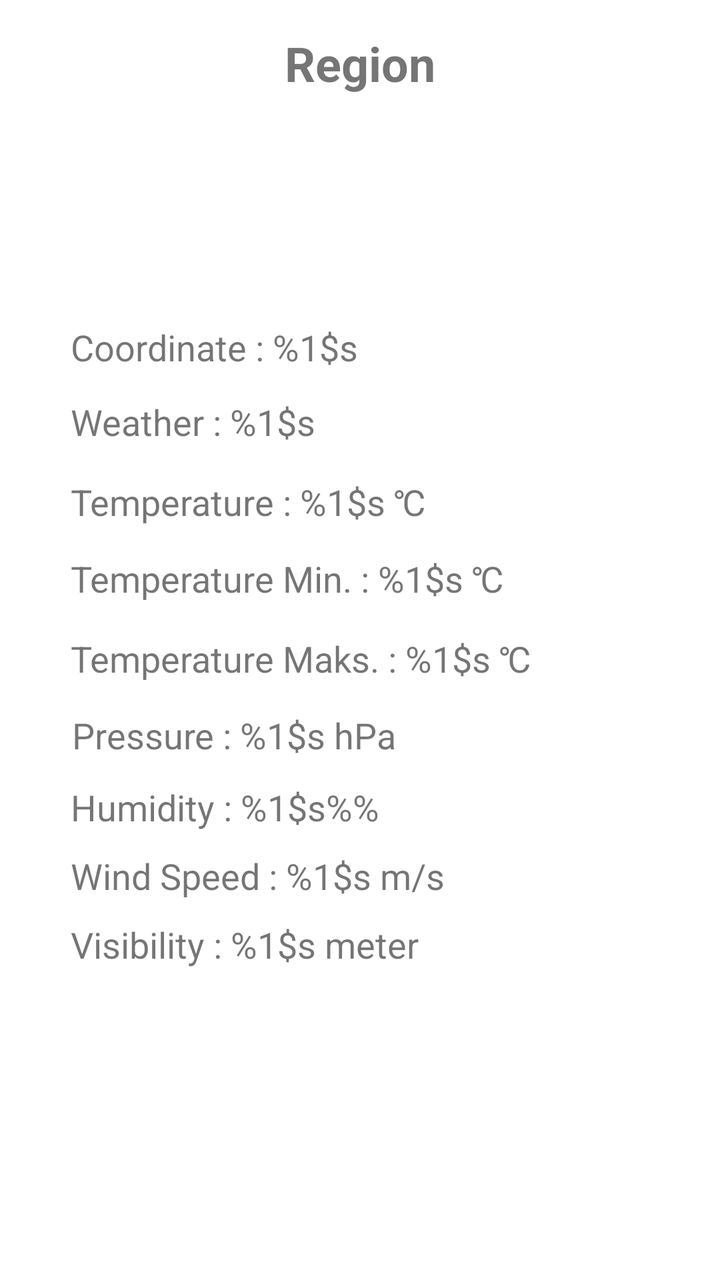
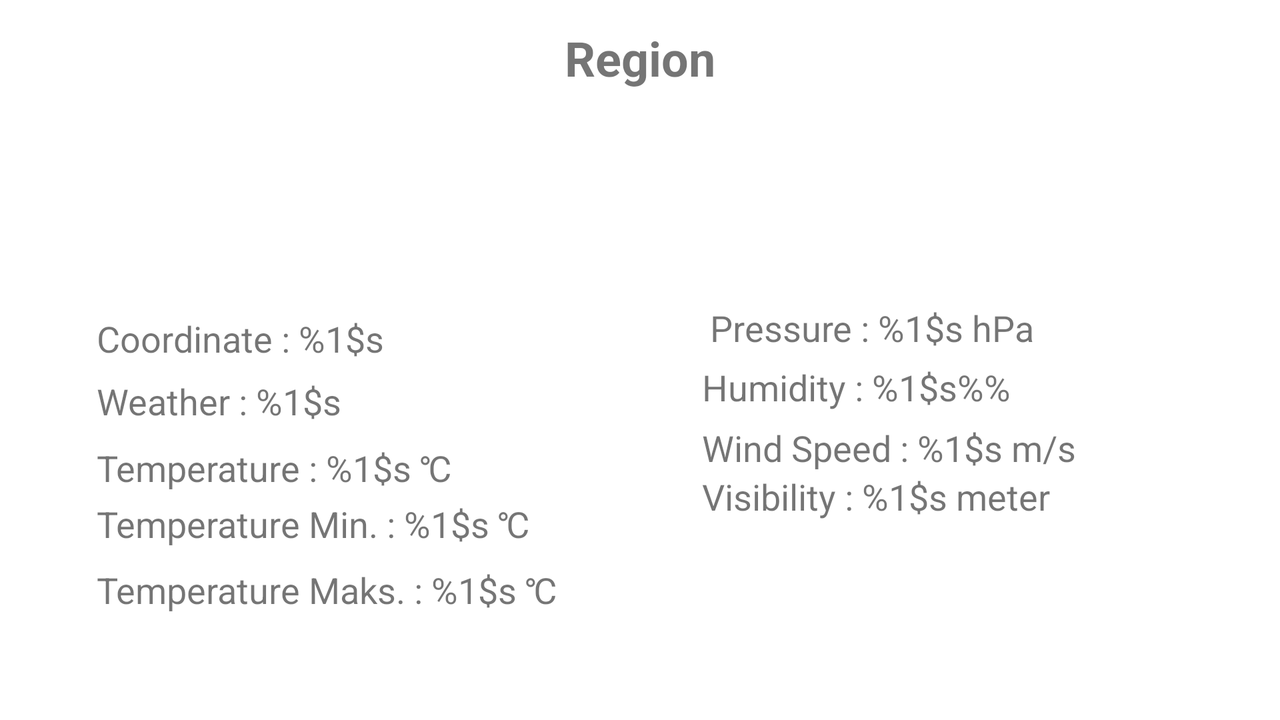

First picture: res/layout/ on a phone held upright. Second picture: the repository's own variant of that layout, on a device whose configuration matches the variant's folder. Source for both follows.
<!-- AndroidManifest.xml: application theme Theme.Cuacajabodetabek -->
<!-- res/layout/informasi_cuaca_detail.xml -->
<?xml version="1.0" encoding="utf-8"?>
<FrameLayout
    xmlns:android="http://schemas.android.com/apk/res/android"
    xmlns:app="http://schemas.android.com/apk/res-auto"
    android:layout_width="match_parent"
    android:layout_height="match_parent"
    xmlns:tools="http://schemas.android.com/tools"
    tools:context=".fragment.InformasiCuacaDetailFragment">
    <androidx.constraintlayout.widget.ConstraintLayout
        android:layout_width="match_parent"
        android:layout_height="match_parent">

        <ImageView
            android:id="@+id/imageViewDetail"
            android:layout_width="97dp"
            android:layout_height="97dp"
            app:layout_constraintBottom_toBottomOf="parent"
            app:layout_constraintEnd_toEndOf="parent"
            app:layout_constraintStart_toStartOf="parent"
            app:layout_constraintTop_toTopOf="parent"
            app:layout_constraintVertical_bias="0.09"
            tools:srcCompat="@tools:sample/avatars" />

        <TextView
            android:id="@+id/textDetailDaerah"
            android:layout_width="wrap_content"
            android:layout_height="wrap_content"
            android:text="@string/daerah"
            android:textSize="24sp"
            android:textStyle="bold"
            app:layout_constraintBottom_toTopOf="@+id/imageViewDetail"
            app:layout_constraintEnd_toEndOf="parent"
            app:layout_constraintStart_toStartOf="parent"
            app:layout_constraintTop_toTopOf="parent"
            app:layout_constraintVertical_bias="0.923" />

        <TextView
            android:id="@+id/textDetailKoordinat"
            android:layout_width="250dp"
            android:layout_height="wrap_content"
            android:textSize="18sp"
            android:text="@string/koordinat"
            app:layout_constraintBottom_toBottomOf="parent"
            app:layout_constraintEnd_toEndOf="parent"
            app:layout_constraintHorizontal_bias="0.322"
            app:layout_constraintStart_toStartOf="parent"
            app:layout_constraintTop_toBottomOf="@+id/textDetailDaerah"
            app:layout_constraintVertical_bias="0.2" />

        <TextView
            android:id="@+id/textDetailCuaca"
            android:layout_width="250dp"
            android:layout_height="wrap_content"
            android:textSize="18sp"
            android:text="@string/cuaca"
            app:layout_constraintBottom_toBottomOf="parent"
            app:layout_constraintEnd_toEndOf="parent"
            app:layout_constraintHorizontal_bias="0.322"
            app:layout_constraintStart_toStartOf="parent"
            app:layout_constraintTop_toBottomOf="@+id/textDetailKoordinat"
            app:layout_constraintVertical_bias="0.030" />

        <TextView
            android:id="@+id/textDetailTemperatur"
            android:layout_width="250dp"
            android:layout_height="wrap_content"
            android:textSize="18sp"
            android:text="@string/temperatur_rerate"
            app:layout_constraintBottom_toBottomOf="parent"
            app:layout_constraintEnd_toEndOf="parent"
            app:layout_constraintHorizontal_bias="0.322"
            app:layout_constraintStart_toStartOf="parent"
            app:layout_constraintTop_toBottomOf="@+id/textDetailCuaca"
            app:layout_constraintVertical_bias="0.040" />

        <TextView
            android:id="@+id/textDetailTemperaturMin"
            android:layout_width="250dp"
            android:layout_height="wrap_content"
            android:textSize="18sp"
            android:text="@string/temperatur_min"
            app:layout_constraintBottom_toBottomOf="parent"
            app:layout_constraintEnd_toEndOf="parent"
            app:layout_constraintHorizontal_bias="0.322"
            app:layout_constraintStart_toStartOf="parent"
            app:layout_constraintTop_toBottomOf="@+id/textDetailTemperatur"
            app:layout_constraintVertical_bias="0.040" />

        <TextView
            android:id="@+id/textDetailTemperaturMax"
            android:layout_width="250dp"
            android:layout_height="wrap_content"
            android:textSize="18sp"
            android:text="@string/temperatur_maks"
            app:layout_constraintBottom_toBottomOf="parent"
            app:layout_constraintEnd_toEndOf="parent"
            app:layout_constraintHorizontal_bias="0.322"
            app:layout_constraintStart_toStartOf="parent"
            app:layout_constraintTop_toBottomOf="@+id/textDetailTemperaturMin"
            app:layout_constraintVertical_bias="0.050" />

        <TextView
            android:id="@+id/textDetailTekanan"
            android:layout_width="wrap_content"
            android:layout_height="wrap_content"
            android:text="@string/tekanan"
            android:textSize="18sp"
            app:layout_constraintBottom_toBottomOf="parent"
            app:layout_constraintEnd_toEndOf="parent"
            app:layout_constraintHorizontal_bias="0.182"
            app:layout_constraintStart_toStartOf="parent"
            app:layout_constraintTop_toBottomOf="@+id/textDetailTemperaturMax"
            app:layout_constraintVertical_bias="0.051" />

        <TextView
            android:id="@+id/textDetailKelembaman"
            android:layout_width="250dp"
            android:layout_height="wrap_content"
            android:textSize="18sp"
            android:text="@string/kelembapan"
            app:layout_constraintBottom_toBottomOf="parent"
            app:layout_constraintEnd_toEndOf="parent"
            app:layout_constraintHorizontal_bias="0.322"
            app:layout_constraintStart_toStartOf="parent"
            app:layout_constraintTop_toBottomOf="@+id/textDetailTekanan"
            app:layout_constraintVertical_bias="0.050" />

        <TextView
            android:id="@+id/textView8"
            android:layout_width="250dp"
            android:layout_height="wrap_content"
            android:textSize="18sp"
            android:text="@string/kecepatan_angin"
            app:layout_constraintBottom_toBottomOf="parent"
            app:layout_constraintEnd_toEndOf="parent"
            app:layout_constraintHorizontal_bias="0.322"
            app:layout_constraintStart_toStartOf="parent"
            app:layout_constraintTop_toBottomOf="@+id/textDetailKelembaman"
            app:layout_constraintVertical_bias="0.050" />

        <TextView
            android:id="@+id/textDetailPengelihatan"
            android:layout_width="250dp"
            android:layout_height="wrap_content"
            android:textSize="18sp"
            android:text="@string/pengelihatan"
            app:layout_constraintBottom_toBottomOf="parent"
            app:layout_constraintEnd_toEndOf="parent"
            app:layout_constraintHorizontal_bias="0.322"
            app:layout_constraintStart_toStartOf="parent"
            app:layout_constraintTop_toBottomOf="@+id/textView8"
            app:layout_constraintVertical_bias="0.060" />
    </androidx.constraintlayout.widget.ConstraintLayout>

</FrameLayout>
<!-- resources referenced by this layout -->
<resources>
  <string name="cuaca">Weather : %1$s</string>
  <string name="daerah">Region</string>
  <string name="kecepatan_angin">Wind Speed : %1$s m/s</string>
  <string name="kelembapan">Humidity : %1$s\%%</string>
  <string name="koordinat">Coordinate : %1$s</string>
  <string name="pengelihatan">Visibility : %1$s meter</string>
  <string name="tekanan">Pressure : %1$s hPa</string>
  <string name="temperatur_maks">Temperature Maks. : %1$s \u2103</string>
  <string name="temperatur_min">Temperature Min. : %1$s \u2103</string>
  <string name="temperatur_rerate">Temperature : %1$s \u2103</string>
  <style name="Theme.Cuacajabodetabek" parent="Theme.MaterialComponents.DayNight.DarkActionBar">
          
          <item name="colorPrimary">@color/purple_500</item>
          <item name="colorPrimaryVariant">@color/purple_700</item>
          <item name="colorOnPrimary">@color/white</item>
          
          <item name="colorSecondary">@color/teal_200</item>
          <item name="colorSecondaryVariant">@color/teal_700</item>
          <item name="colorOnSecondary">@color/black</item>
          
          <item name="android:statusBarColor" tools:targetApi="l">?attr/colorPrimaryVariant</item>
          
      </style>
</resources>
<!-- res/layout-land/informasi_cuaca_detail.xml (the repository's variant of the layout above) -->
<!-- drawn on the phone turned sideways -->
<?xml version="1.0" encoding="utf-8"?>
<FrameLayout
    xmlns:android="http://schemas.android.com/apk/res/android"
    xmlns:app="http://schemas.android.com/apk/res-auto"
    android:layout_width="match_parent"
    android:layout_height="match_parent"
    xmlns:tools="http://schemas.android.com/tools"
    tools:context=".fragment.InformasiCuacaDetailFragment">
    <androidx.constraintlayout.widget.ConstraintLayout
        android:layout_width="match_parent"
        android:layout_height="match_parent">

        <ImageView
            android:id="@+id/imageViewDetail"
            android:layout_width="97dp"
            android:layout_height="97dp"
            android:contentDescription="@string/app_name"
            app:layout_constraintBottom_toBottomOf="parent"
            app:layout_constraintEnd_toEndOf="parent"
            app:layout_constraintStart_toStartOf="parent"
            app:layout_constraintTop_toTopOf="parent"
            app:layout_constraintVertical_bias="0.175"
            tools:srcCompat="@tools:sample/avatars" />

        <TextView
            android:id="@+id/textDetailDaerah"
            android:layout_width="wrap_content"
            android:layout_height="wrap_content"
            android:text="@string/daerah"
            android:textSize="24sp"
            android:textStyle="bold"
            app:layout_constraintBottom_toTopOf="@+id/imageViewDetail"
            app:layout_constraintEnd_toEndOf="parent"
            app:layout_constraintStart_toStartOf="parent"
            app:layout_constraintTop_toTopOf="parent"
            app:layout_constraintVertical_bias="0.923" />

        <TextView
            android:id="@+id/textDetailTemperaturMax"
            android:layout_width="250dp"
            android:layout_height="wrap_content"
            android:text="@string/temperatur_maks"
            android:textSize="18sp"
            app:layout_constraintBottom_toBottomOf="parent"
            app:layout_constraintEnd_toEndOf="parent"
            app:layout_constraintHorizontal_bias="0.124"
            app:layout_constraintStart_toStartOf="parent"
            app:layout_constraintTop_toBottomOf="@+id/textDetailTemperaturMin"
            app:layout_constraintVertical_bias="0.142" />

        <TextView
            android:id="@+id/textDetailKoordinat"
            android:layout_width="250dp"
            android:layout_height="wrap_content"
            android:text="@string/koordinat"
            android:textSize="18sp"
            app:layout_constraintBottom_toBottomOf="parent"
            app:layout_constraintEnd_toEndOf="parent"
            app:layout_constraintHorizontal_bias="0.124"
            app:layout_constraintStart_toStartOf="parent"
            app:layout_constraintTop_toBottomOf="@+id/textDetailDaerah"
            app:layout_constraintVertical_bias="0.385" />

        <TextView
            android:id="@+id/textDetailCuaca"
            android:layout_width="250dp"
            android:layout_height="wrap_content"
            android:text="@string/cuaca"
            android:textSize="18sp"
            app:layout_constraintBottom_toBottomOf="parent"
            app:layout_constraintEnd_toEndOf="parent"
            app:layout_constraintHorizontal_bias="0.124"
            app:layout_constraintStart_toStartOf="parent"
            app:layout_constraintTop_toBottomOf="@+id/textDetailKoordinat"
            app:layout_constraintVertical_bias="0.046" />

        <TextView
            android:id="@+id/textDetailTemperatur"
            android:layout_width="250dp"
            android:layout_height="wrap_content"
            android:text="@string/temperatur_rerate"
            android:textSize="18sp"
            app:layout_constraintBottom_toBottomOf="parent"
            app:layout_constraintEnd_toEndOf="parent"
            app:layout_constraintHorizontal_bias="0.124"
            app:layout_constraintStart_toStartOf="parent"
            app:layout_constraintTop_toBottomOf="@+id/textDetailCuaca"
            app:layout_constraintVertical_bias="0.073" />

        <TextView
            android:id="@+id/textDetailTemperaturMin"
            android:layout_width="250dp"
            android:layout_height="wrap_content"
            android:text="@string/temperatur_min"
            android:textSize="18sp"
            app:layout_constraintBottom_toBottomOf="parent"
            app:layout_constraintEnd_toEndOf="parent"
            app:layout_constraintHorizontal_bias="0.124"
            app:layout_constraintStart_toStartOf="parent"
            app:layout_constraintTop_toBottomOf="@+id/textDetailTemperatur"
            app:layout_constraintVertical_bias="0.042" />

        <TextView
            android:id="@+id/textDetailPengelihatan"
            android:layout_width="250dp"
            android:layout_height="wrap_content"
            android:text="@string/pengelihatan"
            android:textSize="18sp"
            app:layout_constraintBottom_toBottomOf="parent"
            app:layout_constraintEnd_toEndOf="parent"
            app:layout_constraintHorizontal_bias="0.9"
            app:layout_constraintStart_toStartOf="parent"
            app:layout_constraintTop_toBottomOf="@+id/textDetailKecepatanAngin"
            app:layout_constraintVertical_bias="0.0" />

        <TextView
            android:id="@+id/textDetailTekanan"
            android:layout_width="200dp"
            android:layout_height="wrap_content"
            android:text="@string/tekanan"
            android:textSize="18sp"
            app:layout_constraintBottom_toBottomOf="parent"
            app:layout_constraintEnd_toEndOf="parent"
            app:layout_constraintHorizontal_bias="0.807"
            app:layout_constraintStart_toStartOf="parent"
            app:layout_constraintTop_toTopOf="parent"
            app:layout_constraintVertical_bias="0.452" />

        <TextView
            android:id="@+id/textDetailKelembaman"
            android:layout_width="250dp"
            android:layout_height="wrap_content"
            android:text="@string/kelembapan"
            android:textSize="18sp"
            app:layout_constraintBottom_toBottomOf="parent"
            app:layout_constraintEnd_toEndOf="parent"
            app:layout_constraintHorizontal_bias="0.9"
            app:layout_constraintStart_toStartOf="parent"
            app:layout_constraintTop_toBottomOf="@+id/textDetailTekanan"
            app:layout_constraintVertical_bias="0.034" />

        <TextView
            android:id="@+id/textDetailKecepatanAngin"
            android:layout_width="250dp"
            android:layout_height="wrap_content"
            android:text="@string/kecepatan_angin"
            android:textSize="18sp"
            app:layout_constraintBottom_toBottomOf="parent"
            app:layout_constraintEnd_toEndOf="parent"
            app:layout_constraintHorizontal_bias="0.9"
            app:layout_constraintStart_toStartOf="parent"
            app:layout_constraintTop_toBottomOf="@+id/textDetailKelembaman"
            app:layout_constraintVertical_bias="0.046" />

    </androidx.constraintlayout.widget.ConstraintLayout>

</FrameLayout>
<!-- resources referenced by the variant -->
<!-- as the phone turned sideways resolves them -->
<resources>
  <string name="app_name">JABODETABEK Weather</string>
  <string name="cuaca">Weather : %1$s</string>
  <string name="daerah">Region</string>
  <string name="kecepatan_angin">Wind Speed : %1$s m/s</string>
  <string name="kelembapan">Humidity : %1$s\%%</string>
  <string name="koordinat">Coordinate : %1$s</string>
  <string name="pengelihatan">Visibility : %1$s meter</string>
  <string name="tekanan">Pressure : %1$s hPa</string>
  <string name="temperatur_maks">Temperature Maks. : %1$s \u2103</string>
  <string name="temperatur_min">Temperature Min. : %1$s \u2103</string>
  <string name="temperatur_rerate">Temperature : %1$s \u2103</string>
  <style name="Theme.Cuacajabodetabek" parent="Theme.MaterialComponents.DayNight.DarkActionBar">
          
          <item name="colorPrimary">@color/purple_500</item>
          <item name="colorPrimaryVariant">@color/purple_700</item>
          <item name="colorOnPrimary">@color/white</item>
          
          <item name="colorSecondary">@color/teal_200</item>
          <item name="colorSecondaryVariant">@color/teal_700</item>
          <item name="colorOnSecondary">@color/black</item>
          
          <item name="android:statusBarColor" tools:targetApi="l">?attr/colorPrimaryVariant</item>
          
      </style>
</resources>
